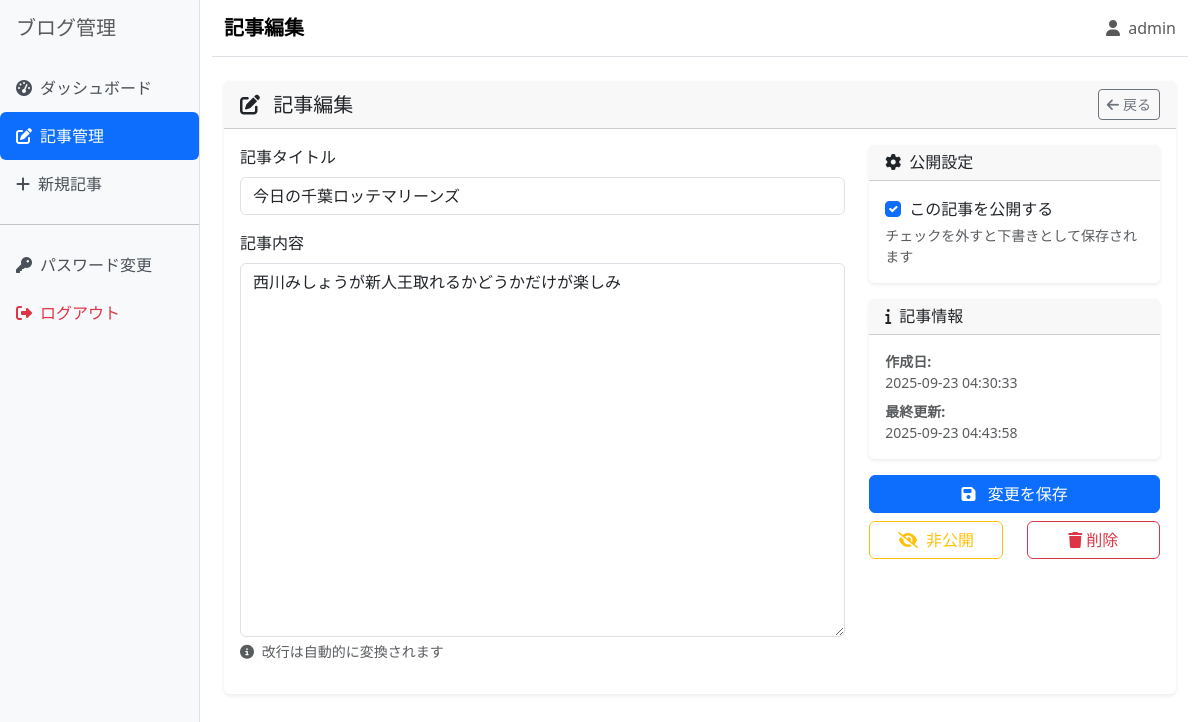
The app's page /admin/post/4/edit (signed in), older data.
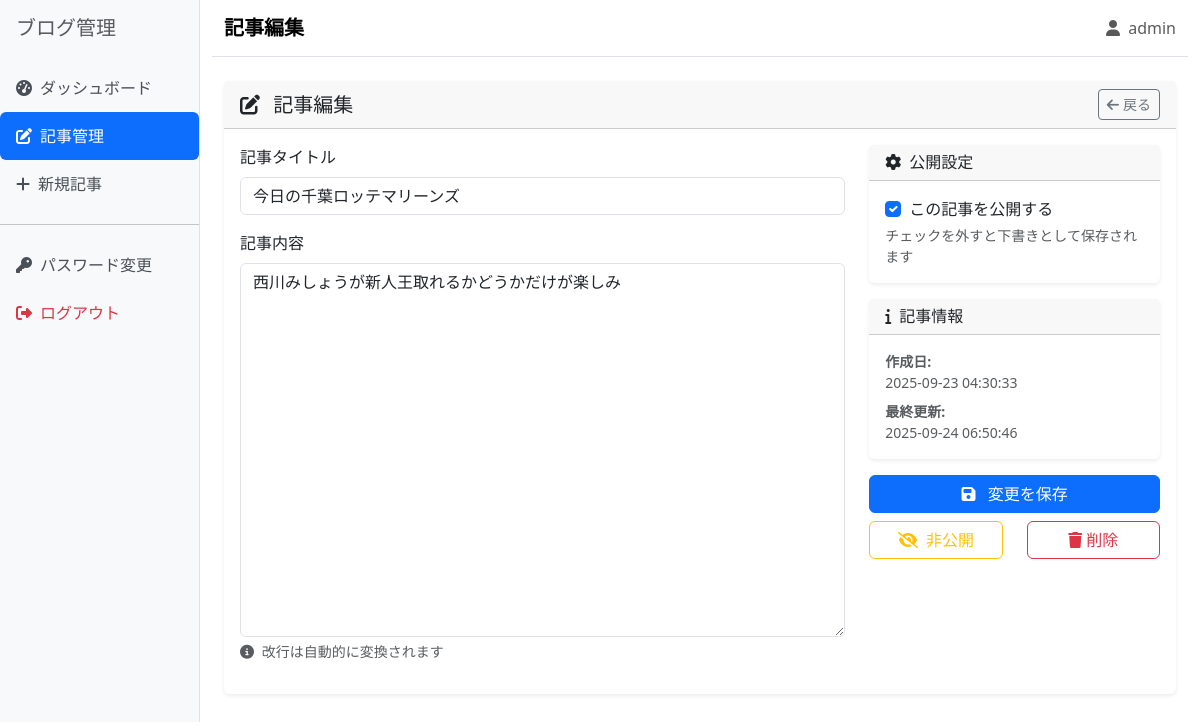
The same page, newer data.
### app.py (models this page shows, shortened)
class Post(db.Model):
    __tablename__ = 'posts'
    id = db.Column(db.Integer, primary_key=True)
    title = db.Column(db.String(200), nullable=False)
    content = db.Column(db.Text, nullable=False)
    created_at = db.Column(db.DateTime, default=datetime.now)
    updated_at = db.Column(db.DateTime, default=datetime.now, onupdate=datetime.now)
    is_published = db.Column(db.Boolean, default=False)

### app.py (the view, shortened to what this page needs)
@app.route('/admin/post/<int:post_id>/edit', methods=['GET', 'POST'])
@login_required
def admin_post_edit(post_id):
    post = Post.query.get_or_404(post_id)
    post_tuple = (
        post.id,
        post.title,
        post.content,
        post.created_at.strftime('%Y-%m-%d %H:%M:%S'),
        post.updated_at.strftime('%Y-%m-%d %H:%M:%S'),
        post.is_published
    )
    return render_template('admin/post_form.html', post=post_tuple, action='編集')

### app.py (called while the page is built)
def login_required(f):
    @wraps(f)
    def decorated_function(*args, **kwargs):
        if 'admin_logged_in' not in session:
            flash('ログインが必要です', 'error')
            return redirect(url_for('login'))
        return f(*args, **kwargs)
    return decorated_function

### templates/admin/post_form.html (shortened to what the changed rows need)
{% extends "admin/base.html" %}
{% block content %}
<div class="row">
    <div class="col-12">
        <div class="card">
            <div class="card-body">
                <form method="POST">
                    <div class="row">
                        <div class="col-md-8">
                            <div class="mb-3">
                                <label for="title" class="form-label">記事タイトル</label>
                                <input type="text"
                                       class="form-control"
                                       id="title"
                                       name="title"
                                       value="{{ post[1] if post else '' }}"
                                       required
                                       placeholder="記事のタイトルを入力してください">
                            </div>
                            <div class="mb-3">
                                <label for="content" class="form-label">記事内容</label>
                                <textarea class="form-control"
                                          id="content"
                                          name="content"
                                          rows="15"
                                          required
                                          placeholder="記事の内容を入力してください...">{{ post[2] if post else '' }}</textarea>
                                <div class="form-text">
                                    <i class="fas fa-info-circle me-1"></i>
                                    改行は自動的に変換されます
                                </div>
                            </div>
                        </div>
                        <div class="col-md-4">
                            {% if post %}
                            <div class="card mb-3">
                                <div class="card-header">
                                    <h6 class="mb-0">
                                        <i class="fas fa-info me-2"></i>記事情報
                                    </h6>
                                </div>
                                <div class="card-body">
                                    <p class="small text-muted mb-2">
                                        <strong>作成日:</strong><br>
                                        {{ post[3] }}
                                    </p>
                                    <p class="small text-muted mb-0">
                                        <strong>最終更新:</strong><br>
                                        {{ post[4] }}
                                    </p>
                                </div>
                            </div>
                            {% endif %}
                            <div class="d-grid gap-2">
                                {% if post %}
                                <div class="row">
                                    <div class="col-6">
                                        <form method="POST" action="{{ url_for('admin_post_toggle', post_id=post[0]) }}">
                                            <button type="submit"
                                                    class="btn btn-outline-{{ 'warning' if post[5] else 'success' }} w-100">
                                                <i class="fas fa-{{ 'eye-slash' if post[5] else 'eye' }} me-1"></i>
                                                {{ '非公開' if post[5] else '公開' }}
                                            </button>
                                        </form>
                                    </div>
                                    <div class="col-6">
                                        <button type="button"
                                                class="btn btn-outline-danger w-100"
                                                onclick="confirmDelete({{ post[0] }}, '{{ post[1] }}')">
                                            <i class="fas fa-trash me-1"></i>削除
                                        </button>
                                    </div>
                                </div>
                                {% endif %}
                            </div>
                        </div>
                    </div>
                </form>
            </div>
        </div>
    </div>
</div>
{% endblock %}

Row changes from the older to the newer data that the page shows:
changed Post "非公開": updated_at "2025-09-23 04:43:58" → "2025-09-24 06:50:46"
